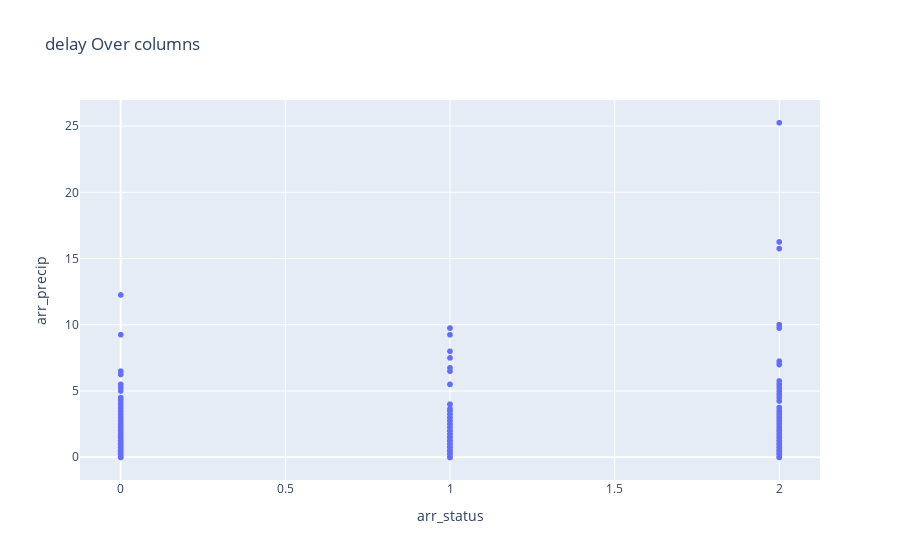

The cell this chart's notebook holds for it:
### Code cell
#for co in sub_data.columns:
fig = px.scatter(sub_data, y='arr_precip', x='arr_status', title='delay Over columns')
fig.show()

### Figure 1 — Plotly figure (JSON) as saved in the notebook; plotly's stock layout.template omitted (floating-point values rounded to 4 significant figures; data arrays with more than 128 entries replaced by an {"elided": "..."} marker saying what was removed)
{"data": [{"hovertemplate": "arr_status=%{x}<br>arr_precip=%{y}<extra></extra>", "legendgroup": "", "marker": {"color": "#636efa", "symbol": "circle"}, "mode": "markers", "name": "", "showlegend": false, "type": "scattergl", "x": {"elided": "8405 int values"}, "xaxis": "x", "y": {"elided": "8405 float values"}, "yaxis": "y"}], "layout": {"legend": {"tracegroupgap": 0}, "title": {"text": "delay Over columns"}, "xaxis": {"anchor": "y", "domain": [0, 1], "title": {"text": "arr_status"}}, "yaxis": {"anchor": "x", "domain": [0, 1], "title": {"text": "arr_precip"}}}}
